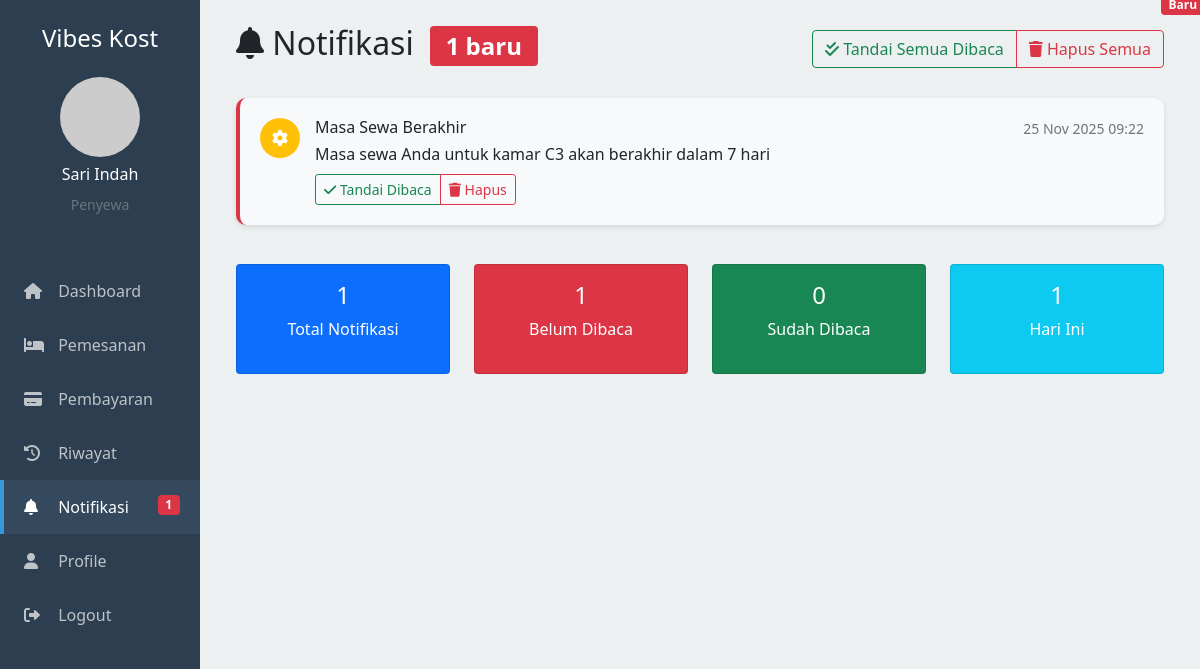
Screenshot of /penyewa/notifikasi.php (signed in) with the database file from the repository.
### tables this page shows
CREATE TABLE users (
    id INT PRIMARY KEY AUTO_INCREMENT,
    nama VARCHAR(100) NOT NULL,
    email VARCHAR(100) UNIQUE NOT NULL,
    password VARCHAR(255) NOT NULL,
    role ENUM('admin','pemilik','penyewa') NOT NULL,
    no_telepon VARCHAR(20),
    alamat TEXT,
     
    bank_nama VARCHAR(100),
    bank_nomor VARCHAR(50),
    bank_atas_nama VARCHAR(100),
    foto_profil VARCHAR(255) DEFAULT 'default.jpg',
    is_active BOOLEAN DEFAULT TRUE,
    created_at TIMESTAMP DEFAULT CURRENT_TIMESTAMP,
    updated_at TIMESTAMP DEFAULT CURRENT_TIMESTAMP ON UPDATE CURRENT_TIMESTAMP
);

CREATE TABLE notifikasis (
    id INT PRIMARY KEY AUTO_INCREMENT,
    user_id INT NOT NULL,
    judul VARCHAR(255) NOT NULL,
    pesan TEXT NOT NULL,
    jenis ENUM('pemesanan','pembayaran','sistem','promosi') DEFAULT 'sistem',
    is_read BOOLEAN DEFAULT FALSE,
    link VARCHAR(255),
    created_at TIMESTAMP DEFAULT CURRENT_TIMESTAMP,
    FOREIGN KEY (user_id) REFERENCES users(id) ON DELETE CASCADE
);

### penyewa/notifikasi.php (the view, shortened to what this page needs)
<?php
include '../includes/config.php';
$user_id = $_SESSION['user_id'];
$query = "SELECT * FROM notifikasis WHERE user_id = ? ORDER BY created_at DESC";
$stmt = $conn->prepare($query);
$stmt->bind_param("i", $user_id);
$stmt->execute();
$notifications = $stmt->get_result();
?>
<!DOCTYPE html>
<html lang="id">
<head>
    <link href="https://cdn.jsdelivr.net/npm/bootstrap@5.1.3/dist/css/bootstrap.min.css" rel="stylesheet">
    <link href="https://cdnjs.cloudflare.com/ajax/libs/font-awesome/6.0.0/css/all.min.css" rel="stylesheet">
</head>
<body>
    <div class="container-fluid">
        <div class="row">
            <?php include 'sidebar.php'; ?>
            <div class="col-md-9 col-lg-10 main-content">
                <div class="p-4">
                    <div class="d-flex justify-content-between align-items-center mb-4">
                        <h2>
                            <i class="fas fa-bell"></i> Notifikasi
                            <?php if ($unread_count > 0): ?>
                                <span class="badge bg-danger ms-2"><?php echo $unread_count; ?> baru</span>
                            <?php endif; ?>
                        </h2>
                        <div class="btn-group">
                            <a href="notifikasi.php?mark_all_read=1" class="btn btn-outline-success">
                                <i class="fas fa-check-double"></i> Tandai Semua Dibaca
                            </a>
                            <a href="notifikasi.php?delete_all=1" class="btn btn-outline-danger"
                               onclick="return confirm('Yakin ingin menghapus semua notifikasi?')">
                                <i class="fas fa-trash"></i> Hapus Semua
                            </a>
                        </div>
                    </div>
                    <div class="row">
                        <div class="col-12">
                            <?php if ($notifications->num_rows > 0): ?>
                                <?php while ($notif = $notifications->fetch_assoc()): ?>
                                    <div class="notification-item <?php echo $notif['is_read'] ? '' : 'unread'; ?>">
                                        <div class="d-flex align-items-start">
                                            <div class="notification-icon bg-<?php
                                                switch($notif['jenis']) {
                                                    case 'sistem': echo 'warning'; break;
                                                }
                                            ?> text-white">
                                                <i class="fas fa-<?php
                                                    switch($notif['jenis']) {
                                                        case 'sistem': echo 'cog'; break;
                                                    }
                                                ?>"></i>
                                            </div>
                                            <div class="flex-grow-1">
                                                <div class="d-flex justify-content-between align-items-start">
                                                    <h6 class="mb-1"><?php echo $notif['judul']; ?></h6>
                                                    <small class="text-muted">
                                                        <?php echo date('d M Y H:i', strtotime($notif['created_at'])); ?>
                                                    </small>
                                                </div>
                                                <p class="mb-2"><?php echo $notif['pesan']; ?></p>
                                                <div class="btn-group btn-group-sm">
                                                    <?php if (!$notif['is_read']): ?>
                                                        <a href="notifikasi.php?mark_read=<?php echo $notif['id']; ?>"
                                                           class="btn btn-outline-success btn-sm">
                                                            <i class="fas fa-check"></i> Tandai Dibaca
                                                        </a>
                                                    <?php endif; ?>
                                                    <a href="notifikasi.php?delete=<?php echo $notif['id']; ?>"
                                                       class="btn btn-outline-danger btn-sm"
                                                       onclick="return confirm('Yakin ingin menghapus notifikasi ini?')">
                                                        <i class="fas fa-trash"></i> Hapus
                                                    </a>
                                                </div>
                                            </div>
                                            <?php if (!$notif['is_read']): ?>
                                                <span class="badge bg-danger notification-badge">Baru</span>
                                            <?php endif; ?>
                                        </div>
                                    </div>
                                <?php endwhile; ?>
                            <?php endif; ?>
                        </div>
                    </div>
                    <div class="row mt-4">
                        <div class="col-md-3">
                            <div class="card bg-primary text-white">
                                <div class="card-body text-center">
                                    <h4><?php echo $notifications->num_rows; ?></h4>
                                    <p>Total Notifikasi</p>
                                </div>
                            </div>
                        </div>
                        <div class="col-md-3">
                            <div class="card bg-danger text-white">
                                <div class="card-body text-center">
                                    <h4><?php echo $unread_count; ?></h4>
                                    <p>Belum Dibaca</p>
                                </div>
                            </div>
                        </div>
                        <div class="col-md-3">
                            <div class="card bg-success text-white">
                                <div class="card-body text-center">
                                    <h4><?php echo $notifications->num_rows - $unread_count; ?></h4>
                                    <p>Sudah Dibaca</p>
                                </div>
                            </div>
                        </div>
                        <div class="col-md-3">
                            <div class="card bg-info text-white">
                                <div class="card-body text-center">
                                    <?php
                                    $today_count = 0;
                                    $today = date('Y-m-d');
                                    $notifications->data_seek(0);
                                    while ($notif = $notifications->fetch_assoc()) {
                                        if (date('Y-m-d', strtotime($notif['created_at'])) === $today) {
                                            $today_count++;
                                        }
                                    }
                                    ?>
                                    <h4><?php echo $today_count; ?></h4>
                                    <p>Hari Ini</p>
                                </div>
                            </div>
                        </div>
                    </div>
                </div>
            </div>
        </div>
    </div>
</body>
</html>

### penyewa/sidebar.php
<?php
$user_id = $_SESSION['user_id'];
$user_query = "SELECT * FROM users WHERE id = ?";
$stmt = $conn->prepare($user_query);
$stmt->bind_param("i", $user_id);
$stmt->execute();
$user = $stmt->get_result()->fetch_assoc();
$unread_query = "SELECT COUNT(*) as unread FROM notifikasis WHERE user_id = ? AND is_read = 0";
$stmt = $conn->prepare($unread_query);
$stmt->bind_param("i", $user_id);
$stmt->execute();
$unread_count = $stmt->get_result()->fetch_assoc()['unread'];
?>
<div class="col-md-3 col-lg-2 sidebar p-0">
    <div class="p-4">
        <h4 class="text-center mb-4">Vibes Kost</h4>
        <div class="text-center mb-4">
            <img src="../uploads/profil/<?php echo $user['foto_profil']; ?>"
                 class="rounded-circle"
                 width="80"
                 height="80"
                 alt="Profile"
                 onerror="this.src='https://via.placeholder.com/80'">
            <h6 class="mt-2"><?php echo $user['nama']; ?></h6>
            <small class="text-muted">Penyewa</small>
        </div>
    </div>
    <nav class="nav flex-column">
        <a class="nav-link <?php echo basename($_SERVER['PHP_SELF']) == 'dashboard.php' ? 'active' : ''; ?>"
           href="dashboard.php">
            <i class="fas fa-home"></i> Dashboard
        </a>
        <a class="nav-link <?php echo basename($_SERVER['PHP_SELF']) == 'pemesanan.php' ? 'active' : ''; ?>"
           href="pemesanan.php">
            <i class="fas fa-bed"></i> Pemesanan
        </a>
        <a class="nav-link <?php echo basename($_SERVER['PHP_SELF']) == 'pembayaran.php' ? 'active' : ''; ?>"
           href="pembayaran.php">
            <i class="fas fa-credit-card"></i> Pembayaran
        </a>
        <a class="nav-link <?php echo basename($_SERVER['PHP_SELF']) == 'riwayat.php' ? 'active' : ''; ?>"
           href="riwayat.php">
            <i class="fas fa-history"></i> Riwayat
        </a>
        <a class="nav-link <?php echo basename($_SERVER['PHP_SELF']) == 'notifikasi.php' ? 'active' : ''; ?>"
           href="notifikasi.php">
            <i class="fas fa-bell"></i> Notifikasi
            <?php if ($unread_count > 0): ?>
                <span class="badge bg-danger float-end"><?php echo $unread_count; ?></span>
            <?php endif; ?>
        </a>
        <a class="nav-link <?php echo basename($_SERVER['PHP_SELF']) == 'profile.php' ? 'active' : ''; ?>"
           href="profile.php">
            <i class="fas fa-user"></i> Profile
        </a>
        <a class="nav-link" href="../auth/logout.php">
            <i class="fas fa-sign-out-alt"></i> Logout
        </a>
    </nav>
</div>

### penyewa/notifikasi.php (style rules this page uses)
.sidebar { background: #2c3e50; min-height: 100vh; color: white; }
.sidebar .nav-link { color: #bdc3c7; padding: 15px 20px; border-left: 4px solid transparent; }
.sidebar .nav-link:hover, .sidebar .nav-link.active { color: white; background: #34495e; border-left-color: #3498db; }
.sidebar .nav-link i { width: 20px; margin-right: 10px; }
.main-content { background: #ecf0f1; min-height: 100vh; }
.notification-item { background: white; border-radius: 10px; padding: 20px; margin-bottom: 15px; box-shadow: 0 2px 5px rgba(0,0,0,0.1); border-left: 4px solid #007bff; transition: all 0.3s ease; }
.notification-item.unread { background: #f8f9fa; border-left-color: #dc3545; }
.notification-icon { width: 40px; height: 40px; border-radius: 50%; display: flex; align-items: center; justify-content: center; margin-right: 15px; }
.notification-badge { position: absolute; top: -5px; right: -5px; }

### rows the page displays
users: nama "Sari Indah"
notifikasis: judul "Masa Sewa Berakhir", created_at "25 Nov 2025 09:22", pesan "Masa sewa Anda untuk kamar C3 akan berakhir dalam 7 hari"

### other values shown
$unread_count "1"
$notifications->num_rows "1"
$notifications->num_rows - $unread_count "0"
$today_count "1"
